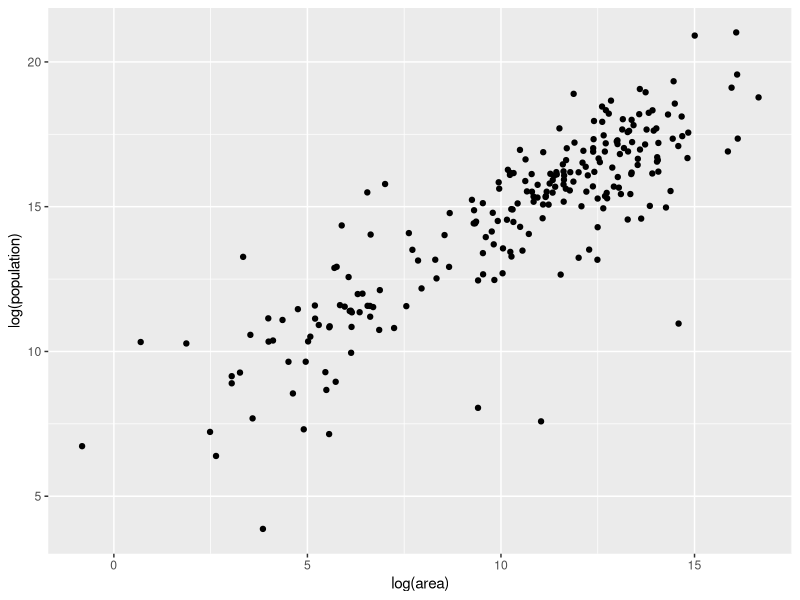
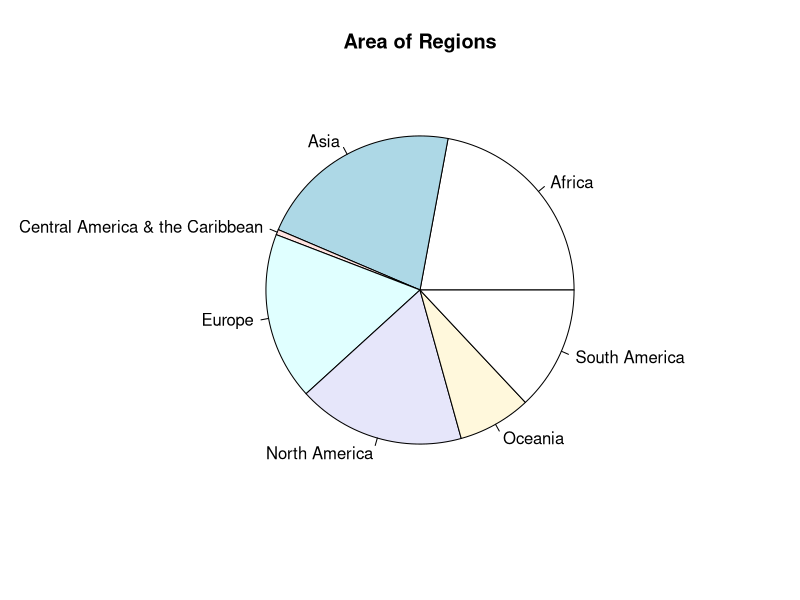
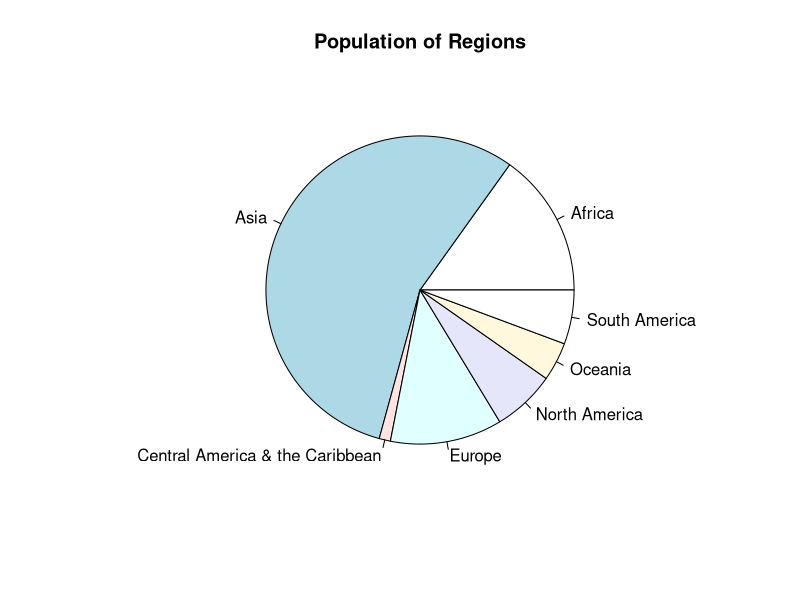
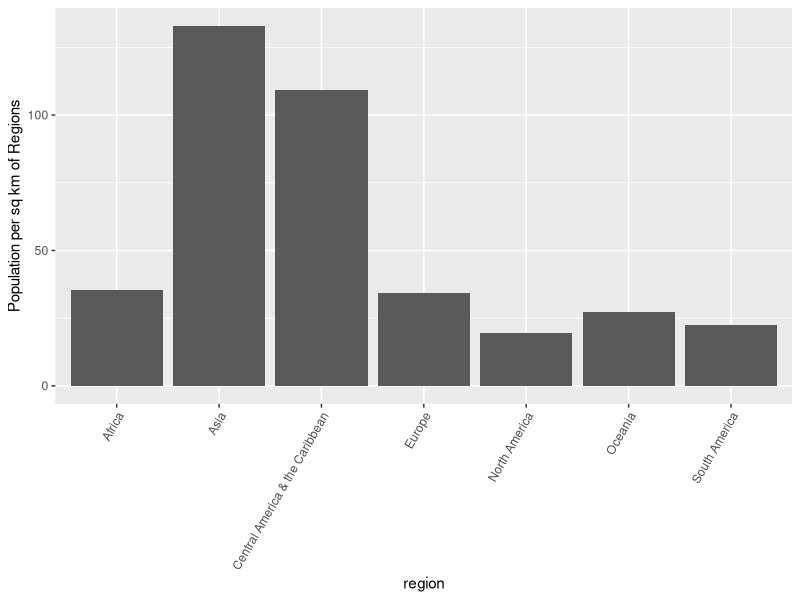

Reproduce these figures in R, in order.
## ---- chunk 1
knitr::opts_chunk$set(echo = TRUE)
## ---- chunk 2
country <- read.table("countrydata_withregion.tsv",head=TRUE,sep = "\t",quote = "", fileEncoding="windows-1252")
head(country,n=15)
## ---- chunk 3
logArea <- log(country$area)
logPop <- log(country$population)
library(ggplot2)
qplot(logArea,logPop, xlab="log(area)",ylab="log(population)")
## ---- chunk 4
aggArea <- aggregate(country$area,by=list(region = country$region), sum)
aggPop <- aggregate(as.numeric(country$population),by=list(region = country$region), sum)
pie(aggArea$x,labels=aggArea$region,main="Area of Regions")
## ---- chunk 5
pie(aggPop$x,labels=aggPop$region,main="Population of Regions")
## ---- chunk 6
popPerKm <- aggPop$x / aggArea$x
newFrame <- data.frame(popPerKm,region=aggPop$region)
newFrame <- newFrame[order(newFrame$popPerKm,decreasing = TRUE),]
ggplot(newFrame, aes(x=region,y = popPerKm)) +geom_bar(stat = "identity")+theme(axis.text.x = element_text(angle = 60, hjust = 1)) + labs(x="region",y="Population per sq km of Regions")
